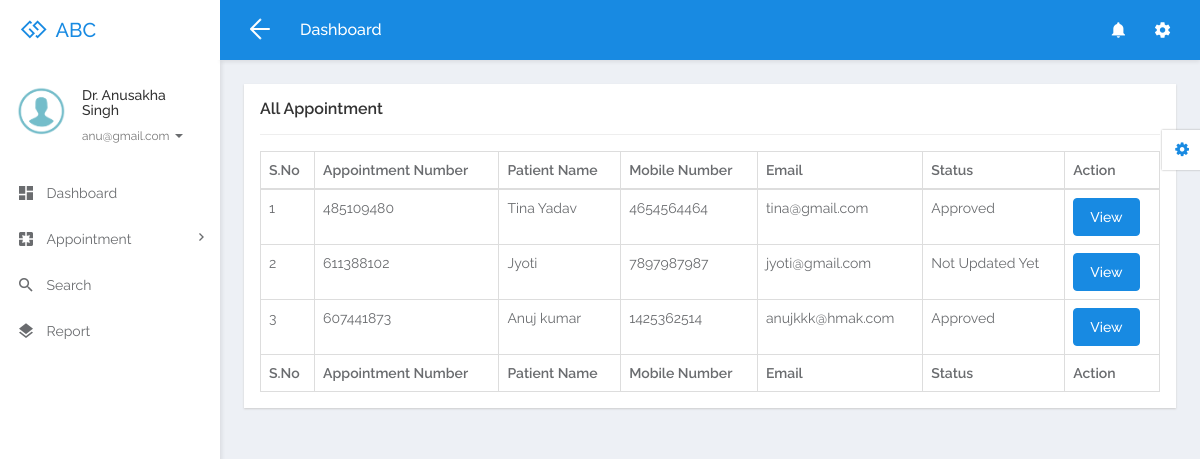
/doctor/all-appointmentp.php (signed in), run on the app's committed database.
### tables this page shows
CREATE TABLE `tbldoctor` (
  `ID` int(5) NOT NULL,
  `FullName` varchar(250) DEFAULT NULL,
  `MobileNumber` bigint(10) DEFAULT NULL,
  `Email` varchar(250) DEFAULT NULL,
  `Specialization` varchar(250) DEFAULT NULL,
  `Password` varchar(259) DEFAULT NULL,
  `CreationDate` timestamp NULL DEFAULT current_timestamp()
);

CREATE TABLE `tblappointment` (
  `ID` int(10) NOT NULL,
  `AppointmentNumber` int(10) DEFAULT NULL,
  `Name` varchar(250) DEFAULT NULL,
  `MobileNumber` bigint(20) DEFAULT NULL,
  `Email` varchar(250) DEFAULT NULL,
  `AppointmentDate` date DEFAULT NULL,
  `AppointmentTime` time DEFAULT NULL,
  `Specialization` varchar(250) DEFAULT NULL,
  `Doctor` int(10) DEFAULT NULL,
  `Message` mediumtext DEFAULT NULL,
  `ApplyDate` timestamp NULL DEFAULT current_timestamp(),
  `Remark` varchar(250) DEFAULT NULL,
  `Status` varchar(250) DEFAULT NULL,
  `UpdationDate` timestamp NULL DEFAULT NULL ON UPDATE current_timestamp()
);

### doctor/all-appointmentp.php (the view, shortened to what this page needs)
<?php
class AppointmentSystem {
    private $db;
    public function __construct($db) {
        $this->db = $db;
    }
    public function getAppointments() {
        $docid = $_SESSION['damsid'];
        $sql = "SELECT * FROM tblappointment WHERE Doctor=:docid";
        $query = $this->db->prepare($sql);
        $query->bindParam(':docid', $docid, PDO::PARAM_STR);
        $query->execute();
        return $query->fetchAll(PDO::FETCH_OBJ);
    }
}
include('includes/dbconnection.php');
$appointmentSystem = new AppointmentSystem($dbh);
$appointmentSystem->checkSession();
$appointments = $appointmentSystem->getAppointments();
?>
<!DOCTYPE html>
<html lang="en">
<head>
    <link rel="stylesheet" href="libs/bower/font-awesome/css/font-awesome.min.css">
    <link rel="stylesheet" href="libs/bower/material-design-iconic-font/dist/css/material-design-iconic-font.css">
    <link rel="stylesheet" href="libs/bower/animate.css/animate.min.css">
    <link rel="stylesheet" href="libs/bower/fullcalendar/dist/fullcalendar.min.css">
    <link rel="stylesheet" href="libs/bower/perfect-scrollbar/css/perfect-scrollbar.css">
    <link rel="stylesheet" href="assets/css/bootstrap.css">
    <link rel="stylesheet" href="assets/css/core.css">
    <link rel="stylesheet" href="assets/css/app.css">
</head>
<body class="menubar-left menubar-unfold menubar-light theme-primary">
<?php include_once('includes/header.php');?>
<?php include_once('includes/sidebar.php');?>
<main id="app-main" class="app-main">
    <div class="wrap">
        <section class="app-content">
            <div class="row">
                <div class="col-md-12">
                    <div class="widget">
                        <header class="widget-header">
                            <h4 class="widget-title">All Appointment</h4>
                        </header>
                        <hr class="widget-separator">
                        <div class="widget-body">
                            <div class="table-responsive">
                                <table class="table table-bordered table-hover js-basic-example dataTable table-custom">
                                    <thead>
                                    <tr>
                                        <th>S.No</th>
                                        <th>Appointment Number</th>
                                        <th>Patient Name</th>
                                        <th>Mobile Number</th>
                                        <th>Email</th>
                                        <th>Status</th>
                                        <th>Action</th>
                                    </tr>
                                    </thead>
                                    <tbody>
                                    <?php
                                    $cnt = 1;
                                    foreach ($appointments as $row) {
                                        ?>
                                        <tr>
                                            <td><?php echo htmlentities($cnt); ?></td>
                                            <td><?php echo htmlentities($row->AppointmentNumber); ?></td>
                                            <td><?php echo htmlentities($row->Name); ?></td>
                                            <td><?php echo htmlentities($row->MobileNumber); ?></td>
                                            <td><?php echo htmlentities($row->Email); ?></td>
                                            <td><?php echo ($row->Status == "") ? "Not Updated Yet" : htmlentities($row->Status); ?></td>
                                            <td><a href="view-appointment-detail.php?editid=<?php echo htmlentities($row->ID); ?>&amp;aptid=<?php echo htmlentities($row->AppointmentNumber); ?>" class="btn btn-primary">View</a></td>
                                        </tr>
                                        <?php
                                        $cnt = $cnt + 1;
                                    }
                                    ?>
                                    </tbody>
                                    <tfoot>
                                    <tr>
                                        <th>S.No</th>
                                        <th>Appointment Number</th>
                                        <th>Patient Name</th>
                                        <th>Mobile Number</th>
                                        <th>Email</th>
                                        <th>Status</th>
                                        <th>Action</th>
                                    </tr>
                                    </tfoot>
                                </table>
                            </div>
                        </div>
                    </div>
                </div>
            </div>
        </section>
    </div>
</main>
<?php include_once('includes/customizer.php');?>
</body>
</html>

### doctor/includes/sidebar.php (shortened to what this page needs)
<aside id="menubar" class="menubar light">
  <div class="app-user">
    <div class="media">
      <div class="media-left">
        <div class="avatar avatar-md avatar-circle">
          <a href="javascript:void(0)"><img class="img-responsive" src="assets/images/images.png" alt="avatar"/></a>
        </div>
      </div>
      <div class="media-body">
        <div class="foldable">
          <?php
$eid=$_SESSION['damsid'];
$sql="SELECT FullName,Email from  tbldoctor where ID=:eid";
$query = $dbh -> prepare($sql);
$query->bindParam(':eid',$eid,PDO::PARAM_STR);
$query->execute();
$results=$query->fetchAll(PDO::FETCH_OBJ);
foreach($results as $row)
{
$email=$row->Email;
$fname=$row->FullName;
}   ?>
          <h5><a href="javascript:void(0)" class="username"><?php  echo $fname ;?></a></h5>
          <ul>
            <li class="dropdown">
              <a href="javascript:void(0)" class="dropdown-toggle usertitle" data-toggle="dropdown" aria-haspopup="true" aria-expanded="false">
                <small><?php  echo $email;?></small>
                <span class="caret"></span>
              </a>
            </li>
          </ul>
        </div>
      </div>
    </div>
  </div>
  <div class="menubar-scroll">
    <div class="menubar-scroll-inner">
      <ul class="app-menu">
        <li class="has-submenu">
          <a href="dashboard.php">
            <i class="menu-icon zmdi zmdi-view-dashboard zmdi-hc-lg"></i>
            <span class="menu-text">Dashboard</span>
          </a>
        </li>
       <li class="has-submenu">
          <a href="javascript:void(0)" class="submenu-toggle">
            <i class="menu-icon zmdi zmdi-pages zmdi-hc-lg"></i>
            <span class="menu-text">Appointment</span>
            <i class="menu-caret zmdi zmdi-hc-sm zmdi-chevron-right"></i>
          </a>
        </li>
        <li>
          <a href="search.php">
            <i class="menu-icon zmdi zmdi-search zmdi-hc-lg"></i>
            <span class="menu-text">Search</span>
          </a>
        </li>
        <li>
          <a href="appointment-bwdates.php">
            <i class="menu-icon zmdi zmdi-layers zmdi-hc-lg"></i>
            <span class="menu-text">Report</span>
          </a>
        </li>
      </ul>
    </div>
  </div>
</aside>

### data on the page
tbldoctor: FullName "Dr. Anusakha Singh", Email "anu@gmail.com"
tblappointment: AppointmentNumber "485109480", Name "Tina Yadav", MobileNumber "4654564464", Email "tina@gmail.com", Status "Approved"
tblappointment: AppointmentNumber "611388102", Name "Jyoti", MobileNumber "7897987987", Email "jyoti@gmail.com", shows "Not Updated Yet"
tblappointment: AppointmentNumber "607441873", Name "Anuj kumar", MobileNumber "1425362514", Email "anujkkk@hmak.com", Status "Approved"
